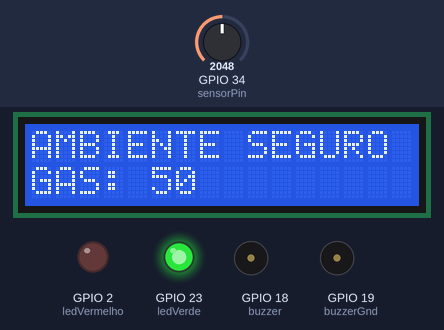
A sketch run on a simulated ESP32. Parts: 16×2 character LCD, output pins drawn as LEDs (lit = HIGH), buzzer (waves = sounding, pin HIGH). Inputs (shaded band) come from the test bench; at power-on: GPIO 34 (sensorPin) = 2048. WiFi joins after 1.5 s; servers stay silent unless stated; uploads are accepted with an empty reply; what the sketch prints to the serial monitor is not drawn.

Above: at 4.7 s.
4.8 s: GPIO 34 (sensorPin) set to 2195
At 5.8 s:
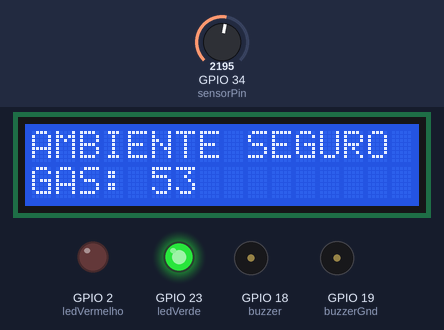
6.4 s: GPIO 34 (sensorPin) set to 2313
At 7.6 s:
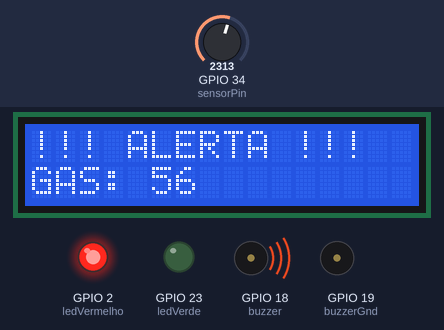
8.0 s: GPIO 34 (sensorPin) set to 2047
At 9.0 s:
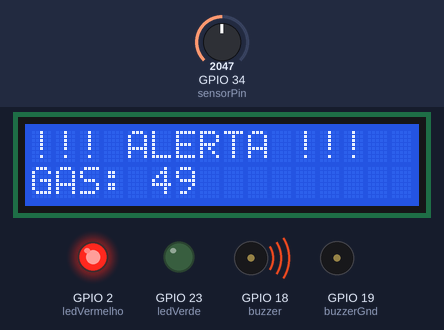
Timing chart, 0 to 15.6 s (numbered marks = the images above; inputs shaded):
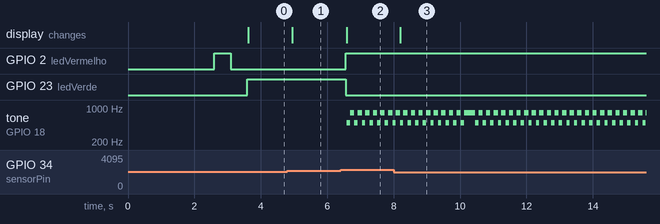

Measured:
- the behaviour switches between 2252 and 2253 on GPIO 34 (sensorPin) (found by bisection; images 1 and 2)
- after the input at 4.8 s, the display: changes after 0.14 s (image 1)
- after the input at 6.4 s, GPIO 2 (ledVermelho): LOW → HIGH after 0.16 s; GPIO 23 (ledVerde): HIGH → LOW after 0.16 s; tone on GPIO 18 (buzzer): alternates 800 Hz for 0.13 s and 500 Hz for 0.10 s, starting after 0.19 s; the display: changes after 0.19 s (image 2)
- after the input at 8.0 s, the display: changes after 0.20 s (image 3)

The sketch:

esp32_sensor.ino
```cpp
/**
 * 🛡️ Arcanjos - Código IoT para ESP32 (Wokwi)
 *
 * Funcionalidades:
 *   - Conexão WiFi + HTTP POST direto para a TagoIO e Servidor local
 *   - LCD I2C para exibição de status local
 *   - Controle local de atuadores (LEDs e Buzzer)
 *
 * Componentes no Wokwi/Circuito Físico:
 *   - Sensor de Gás/Fumaça (potenciômetro simulando MQ-2) → GPIO34
 *   - LED Verde  → GPIO2
 *   - LED Vermelho → GPIO4
 *   - Buzzer     → GPIO5
 *   - LCD I2C    → SDA (GPIO21) / SCL (GPIO22)
 */

#include <WiFi.h>
#include <HTTPClient.h>
#include <LiquidCrystal_I2C.h>

// ==========================================
// CONFIGURAÇÕES DE REDE E TAGOIO
// ==========================================
const char* ssid     = "Wokwi-GUEST";
const char* password = "";

const char* tagoToken      = "1590acd8-26a1-41b8-a5cb-da6f022c5872";
const char* serverEndpoint = "https://api.tago.io/data";

// ==========================================
// LCD I2C (16 colunas x 2 linhas)
// ==========================================
LiquidCrystal_I2C lcd(0x27, 16, 2);

// ==========================================
// DEFINIÇÃO DOS PINOS
// ==========================================
const int sensorPin   = 34; // Sensor de fumaça (GPIO34 - ADC)
const int ledVerde    = 23; // LED verde (GPIO23)
const int ledVermelho = 2;  // LED vermelho (GPIO2)
const int buzzer      = 18; // Buzzer pino de sinal (GPIO18)
const int buzzerGnd   = 19; // Buzzer pino de terra virtual (GPIO19)

// ==========================================
// LIMITES DO SENSOR (com histerese)
// ==========================================
const int limiteAlerta = 55; // Valor para entrar em alerta
const int limiteNormal = 40; // Valor para sair do alerta

// ==========================================
// VARIÁVEIS DE CONTROLE
// ==========================================
int  smoke       = 0;     // Valor lido do sensor (0-100)
bool alertaAtivo = false; // Estado atual do sistema
unsigned long tempoAnterior = 0;
const unsigned long intervaloEnvio = 10000; // Envia para TagoIO a cada 10 segundos
// ==========================================
// SETUP
// ==========================================
void setup()
{
  pinMode(sensorPin,   INPUT);
  pinMode(ledVerde,    OUTPUT);
  pinMode(ledVermelho, OUTPUT);
  pinMode(buzzer,      OUTPUT);
  pinMode(buzzerGnd,   OUTPUT);
  digitalWrite(buzzerGnd, LOW); // Define terra virtual para o Buzzer

  Serial.begin(9600);

  // Inicializa o LCD
  lcd.init();
  lcd.backlight();

  // Mensagem inicial
  lcd.setCursor(0, 0);
  lcd.print("SISTEMA LIGANDO");
  lcd.setCursor(0, 1);
  lcd.print("MONITORANDO...");
  delay(2000);

  // Conecta ao WiFi
  Serial.print("Conectando WiFi");
  WiFi.begin(ssid, password);
  while (WiFi.status() != WL_CONNECTED) {
    delay(500);
    Serial.print(".");
    digitalWrite(ledVermelho, !digitalRead(ledVermelho)); // Pisca LED vermelho enquanto conecta
  }
  digitalWrite(ledVermelho, LOW);
  Serial.println(" Conectado!");
  Serial.print("IP: ");
  Serial.println(WiFi.localIP());

  lcd.clear();
}

// ==========================================
// FUNÇÕES DE DISPLAY E SIRENE
// ==========================================

// Exibe estado seguro no LCD com valor dinâmico
void mostrarNormal(int valor)
{
  lcd.setCursor(0, 0);
  lcd.print("AMBIENTE SEGURO ");
  lcd.setCursor(0, 1);
  lcd.print("GAS: ");
  lcd.print(valor);
  lcd.print("       ");
}

// Exibe alerta no LCD com valor dinâmico
void mostrarAlerta(int valor)
{
  lcd.setCursor(0, 0);
  lcd.print("!!! ALERTA !!!  ");
  lcd.setCursor(0, 1);
  lcd.print("GAS: ");
  lcd.print(valor);
  lcd.print("       ");
}

// Sirene alternando frequências
void sireneSuave()
{
  tone(buzzer, 500); // Som grave
  delay(100);
  tone(buzzer, 800); // Som agudo
  delay(100);
}

// ==========================================
// LOOP PRINCIPAL
// ==========================================
void loop()
{
  // Lê o sensor e mapeia para escala 0–100 (resolução de 12 bits do ESP32)
  int rawValue = analogRead(sensorPin);
  smoke = map(rawValue, 0, 4095, 0, 100);

  // Log serial
  Serial.print("Valor do sensor: ");
  Serial.println(smoke);

  // --- Lógica de histerese ---

  // Ativa alerta
  if (!alertaAtivo && smoke >= limiteAlerta)
  {
    alertaAtivo = true;
    lcd.clear(); // Limpa na transição de estado
  }

  // Desativa alerta
  if (alertaAtivo && smoke <= limiteNormal)
  {
    alertaAtivo = false;
    noTone(buzzer);
    lcd.clear(); // Limpa na transição de estado
  }

  // --- Atuadores ---
  if (alertaAtivo)
  {
    digitalWrite(ledVermelho, HIGH);
    digitalWrite(ledVerde,    LOW);
    mostrarAlerta(smoke);
    sireneSuave();
  }
  else
  {
    digitalWrite(ledVermelho, LOW);
    digitalWrite(ledVerde,    HIGH);
    noTone(buzzer);
    mostrarNormal(smoke);
    delay(300);
  }

  // --- Envio para TagoIO (a cada 2 segundos) ---
  unsigned long tempoAtual = millis();
  if (tempoAtual - tempoAnterior >= intervaloEnvio)
  {
    tempoAnterior = tempoAtual;
    if (WiFi.status() == WL_CONNECTED)
    {
      enviarDadosTagoIO(smoke, alertaAtivo);
    }
    else
    {
      Serial.println("WiFi desconectado. Tentando reconectar...");
      WiFi.begin(ssid, password);
    }
  }
}

// ==========================================
// ENVIO HTTP PARA TAGOIO
// ==========================================
void enviarDadosTagoIO(int valorFumaca, bool estadoAlerta)
{
  HTTPClient http;
  http.begin(serverEndpoint);
  http.addHeader("Content-Type", "application/json");
  http.addHeader("Authorization", tagoToken);

  // Padrão exigido pela TagoIO (variáveis em minúsculo)
  String jsonPayload = "[";
  jsonPayload += "{\"variable\":\"smoke\",\"value\":"        + String(valorFumaca) + "},";
  jsonPayload += "{\"variable\":\"alertaativo\",\"value\":" + String(estadoAlerta ? 1 : 0) + "}";
  jsonPayload += "]";

  int httpCode = http.POST(jsonPayload);

  if (httpCode > 0)
  {
    Serial.print("TagoIO OK (HTTP ");
    Serial.print(httpCode);
    Serial.println(")");
  }
  else
  {
    Serial.print("TagoIO Erro: ");
    Serial.println(httpCode);
  }

  http.end();
}
```
